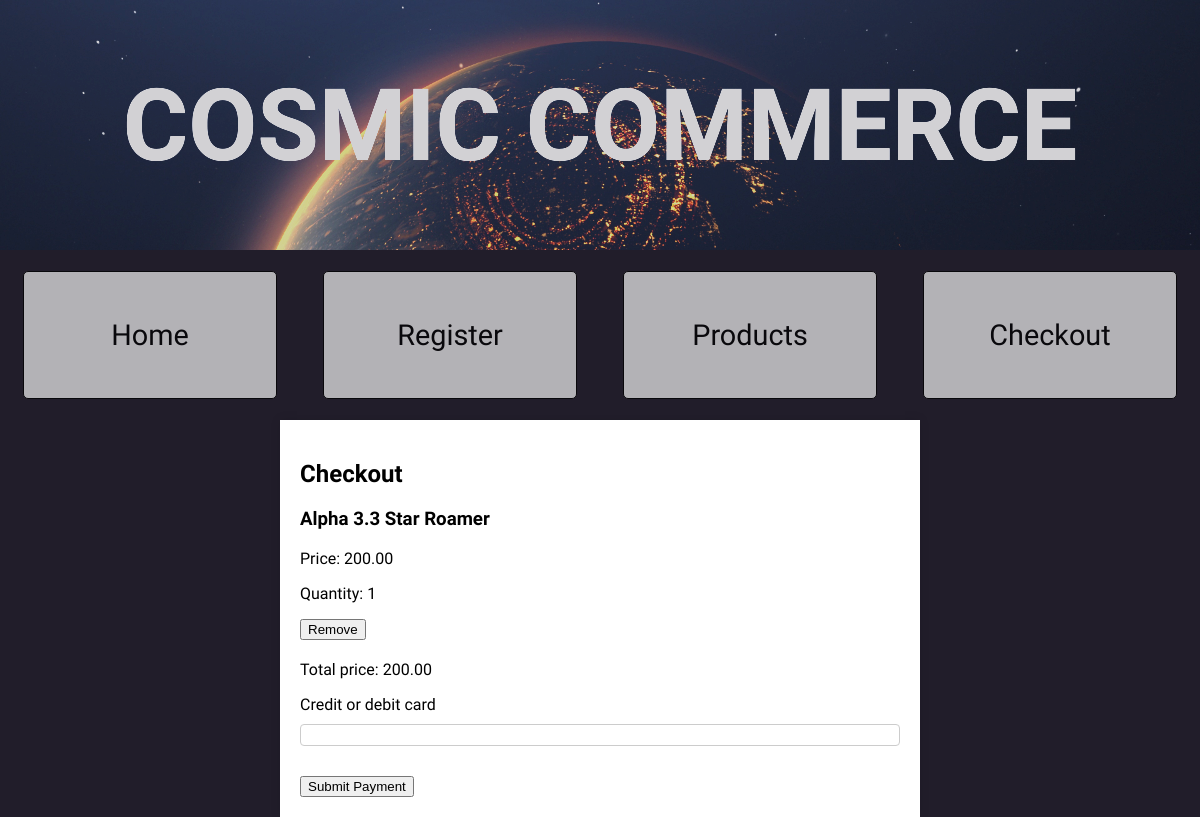
The page /payment/ (signed in) on the database its author committed.
### catalog/models.py (models this page shows, shortened)
class BasketItem(models.Model):
    product = models.ForeignKey(Product, on_delete=models.CASCADE)
    basket = models.ForeignKey(Basket, on_delete=models.CASCADE)
    quantity = models.PositiveIntegerField(default=1)

class Product(models.Model):
    image = models.ImageField(upload_to='products/')
    title = models.CharField(max_length=200, default='Default Title')
    description = models.TextField()
    price = models.DecimalField(max_digits=6, decimal_places=2)
    category = models.ForeignKey(Category, null=True, blank=True, on_delete=models.CASCADE)
    featured = models.BooleanField(default=False)

class Basket(models.Model):
    user = models.OneToOneField(User, on_delete=models.CASCADE)
    items = models.ManyToManyField(Product, through='BasketItem')
    def get_total_price(self):
        return sum(item.product.price * item.quantity for item in self.basketitem_set.all())

### catalog/views.py (the view)
# urls.py: path('payment/', views.payment, name='payment'),
def payment(request):
    return render(request, 'catalog/payment.html')

### catalog/context_processors.py (called while the page is built)
def basket(request):
    if request.user.is_authenticated:
        basket, created = Basket.objects.get_or_create(user=request.user)
        return {'basket': basket}
    else:
        return {}

### catalog/templates/catalog/payment.html (shortened to what this page needs)
{% load static %}
<!DOCTYPE html>
<html>
<head>
    <link rel="stylesheet" type="text/css" href="{% static 'catalog/css/style.css' %}">
</head>
<body>
    <header class="site-header">
        <h1>COSMIC COMMERCE</h1>
    </header>
    <section class="site-nav">
        <nav>
            <ul>
                <li><a href="{% url 'index' %}">Home</a></li>
                <li><a href="{% url 'register' %}">Register</a></li>
                <li><a href="{% url 'products' %}">Products</a></li>
                <li><a href="{% url 'checkout' %}">Checkout</a></li>
            </ul>
        </nav>
    </section>
    <div class="checkout-basket">
        <h2>Checkout</h2>
        <ul>
            {% for item in basket.basketitem_set.all %}
                <li>
                    <h3>{{ item.product.title }}</h3>
                    <p>Price: {{ item.product.price }}</p>
                    <p>Quantity: {{ item.quantity }}</p>
                    <form method="post" action="{% url 'remove_from_basket' item.id %}">
                        <input type="submit" value="Remove">
                    </form>
                </li>
            {% empty %}
                <li>Your basket is empty</li>
            {% endfor %}
        </ul>
        <p>Total price: {{ basket.get_total_price }}</p>
        <form action="{% url 'charge' %}" method="post" id="payment-form">
            <div class="form-row">
                <label for="card-element">
                    Credit or debit card
                </label>
                <div id="card-element">
                </div>
            </div>
            <button>Submit Payment</button>
    </div>
</body>
</html>

### catalog/static/catalog/css/style.css (style rules this page uses)
body { background-color: rgb(33, 29, 42); margin: 0; }
.site-header { background-image: url(../images/planet-image.jpeg); background-size: cover; background-repeat: no-repeat; height: 250px; font-family: "Exo 2", sans-serif; font-weight: bold; font-style: normal; font-size: 50px; color: white; text-align: center; display: flex; align-items: center; justify-content: center; transition: filter 2s ease-in-out; opacity: 0.8; }
.site-nav ul { font-family: "Quantico", sans-serif; list-style: none; display: flex; justify-content: space-around; padding: 0; position: relative; z-index: 4; opacity: 0.7; }
.site-nav li { background-color: #f2f2f2; border: 1px solid #000; padding: 18px 36px; margin: 5px; border-radius: 5px; transition: background-color 0.3s ease, opacity 0.3s ease; width: 180px; height: 90px; display: flex; justify-content: center; align-items: center; }
.site-nav a { text-decoration: none; color: #000; font-size: 1.8em; }
.checkout-basket { background-color: white; color: black; font-family: "Exo 2", sans-serif; width: 50%; margin: 0 auto; padding: 20px; box-shadow: 0px 0px 10px rgba(0, 0, 0, 0.1); }
.checkout-basket ul { list-style-type: none; padding: 0; }
.checkout-basket li { margin-bottom: 20px; }
.form-row { display: flex; flex-direction: column; margin-bottom: 20px; }
.form-row label { margin-bottom: 10px; }
#card-element { border: 1px solid #ccc; padding: 10px; border-radius: 4px; }

### rows shown on the page
BasketItem: product "Alpha 3.3 Star Roamer", product.price "200.00", quantity "1"
Basket: get_total_price "200.00"
